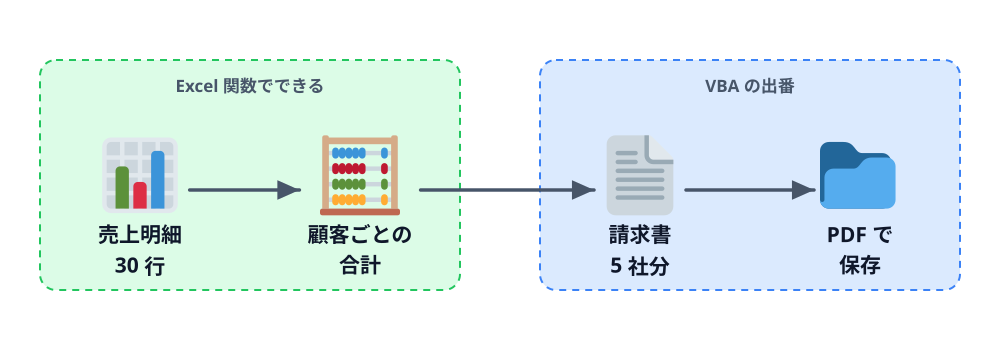

Source code (Python):
"""第1章: 月末作業の流れ。前半（集計）は関数で、後半（シート作成・PDF）は VBA の出番（SOURCE-PATH-GOAL + CONTAINER）。"""
import sys
sys.path.insert(0, "/Users/seekseep/.claude/skills/genfig")
from genfig import Canvas

c = Canvas(1000, 340)
c.sticky(40, 60, 420, 230, color="green", weight="thin", dash="dashed")
c.text(250, 92, "Excel 関数でできる", scale="label")
c.sticky(540, 60, 420, 230, color="blue", weight="thin", dash="dashed")
c.text(750, 92, "VBA の出番", scale="label")

sales = c.node(140, 190, "売上明細\n30 行", emoji_cp="1f4ca")       # 📊
total = c.node(360, 190, "顧客ごとの\n合計", emoji_cp="1f9ee")      # 🧮
invoice = c.node(640, 190, "請求書\n5 社分", emoji_cp="1f4c4")      # 📄
pdf = c.node(860, 190, "PDF で\n保存", emoji_cp="1f4c1")           # 📁
c.link(sales, total)
c.link(total, invoice)
c.link(invoice, pdf)
c.save("01-monthly-work.svg")
